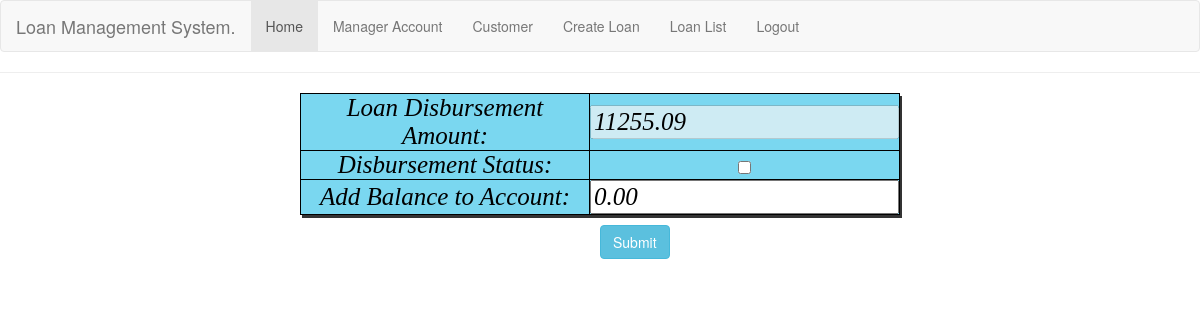
Before: /disburse/6/ (signed in) with the older database file.
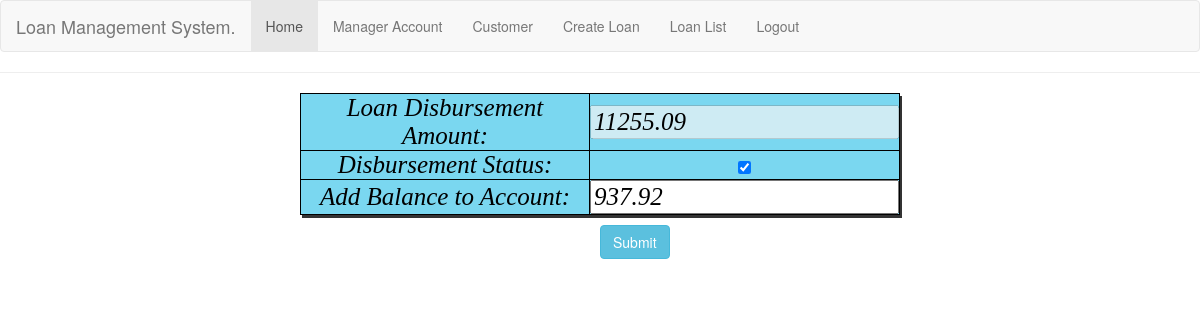
After: the same page with the newer database file.
### accounts/models.py (models this page shows, shortened)
class LoanModel(models.Model):
    customer_id = models.ForeignKey(BankCustomer, on_delete=models.CASCADE, blank=True, null=True,)
    loan_amount = models.DecimalField(null=True, blank=True, default=0.0, max_digits=30, decimal_places=2)
    loan_period = models.IntegerField(null=True, blank=True, default=0)
    loan_status = models.BooleanField(default=False)
    loan_installment_amount = models.DecimalField(null=True, blank=True, default=0.0, max_digits=30, decimal_places=2)
    loan_interest_rate = models.DecimalField(null=True, blank=True, default=0.0, max_digits=30, decimal_places=2)
    net_payable_amount = models.DecimalField(null=True, blank=True, default=0.0, max_digits=30, decimal_places=2)
    disbursement_status = models.BooleanField(default=False)
    account_balance = models.DecimalField(null=True, blank=True, default=0.0, max_digits=30, decimal_places=2)

### accounts/views.py (the view)
# urls.py: path('disburse/<int:pk>/', DisbursingView.as_view(), name='disburse'),
class DisbursingView(UpdateView):
    form_class = DisbursementForm
    model = LoanModel
    template_name = "accounts/disbursement.html"
    success_url = reverse_lazy('customer_loan_list')

### accounts/forms.py
class DisbursementForm(forms.ModelForm):
    class Meta:
        model = LoanModel
        fields = ['id','disbursement_status','account_balance','net_payable_amount']

### accounts/templates/accounts/disbursement.html (shortened to what this page needs)
{% extends 'base.html' %}
{% block content %}
<h2 style="color:#7AD7F0;">{{ title }}</h2><hr>
<head>
</head>
<form method="POST" enctype='multipart/form-data'>
    {% if request.user.is_authenticated %}
<table>
    <tr><td>Loan Disbursement Amount:</td>  <td><fieldset disabled="disabled">{{form.net_payable_amount}}</fieldset></td></tr>
    <tr><td>Disbursement Status:</td> <td>{{form.disbursement_status}}</td></tr>
    <tr><td>Add Balance to Account:</td> <td>{{form.account_balance}}</td></tr>
</table>
    <input style="margin-left:600px;" class="btn btn-info" type="submit" value='Submit'>
     {% endif %}
</form>
{% endblock content %}

Changed rows visible on the page:
changed LoanModel: disbursement_status "☐" → "☑"; account_balance "0.00" → "937.92"
